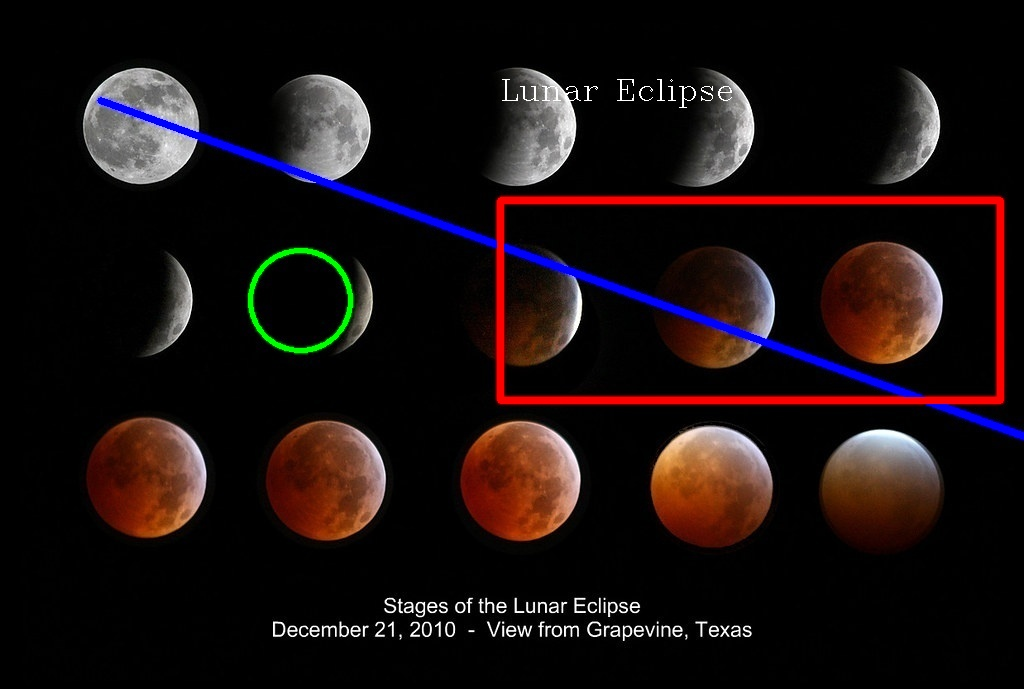
#> input picture Lecture 12/image/lunar_eclipse.jpg, 1024 x 689 px, found by its file name
$ python edge.py
#> lines starting #> are read from the running program, lines starting #| are printed output that depends on the picture; after the words box and inside, x2 and y2 are one past the last pixel; in counts of white or black regions, pixels touching at a corner belong together
import cv2

image = cv2.imread('/Users/eedo_y/OpenSource/Lecture 12/image/lunar_eclipse.jpg')
#> image is the input picture: shape (689, 1024, 3); mean B, G, R 16.4, 16.4, 26.3
gray = cv2.cvtColor(image,cv2.COLOR_BGR2GRAY)
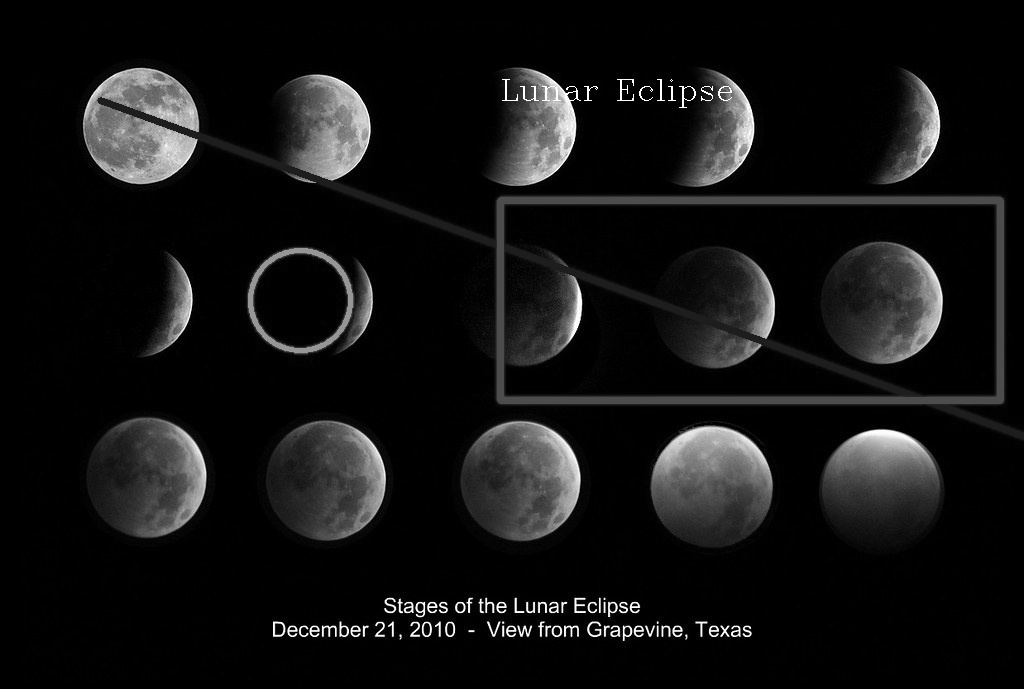
#> gray: shape (689, 1024); min 0, max 255, mean 19.3
canny = cv2.Canny(image,100,200)
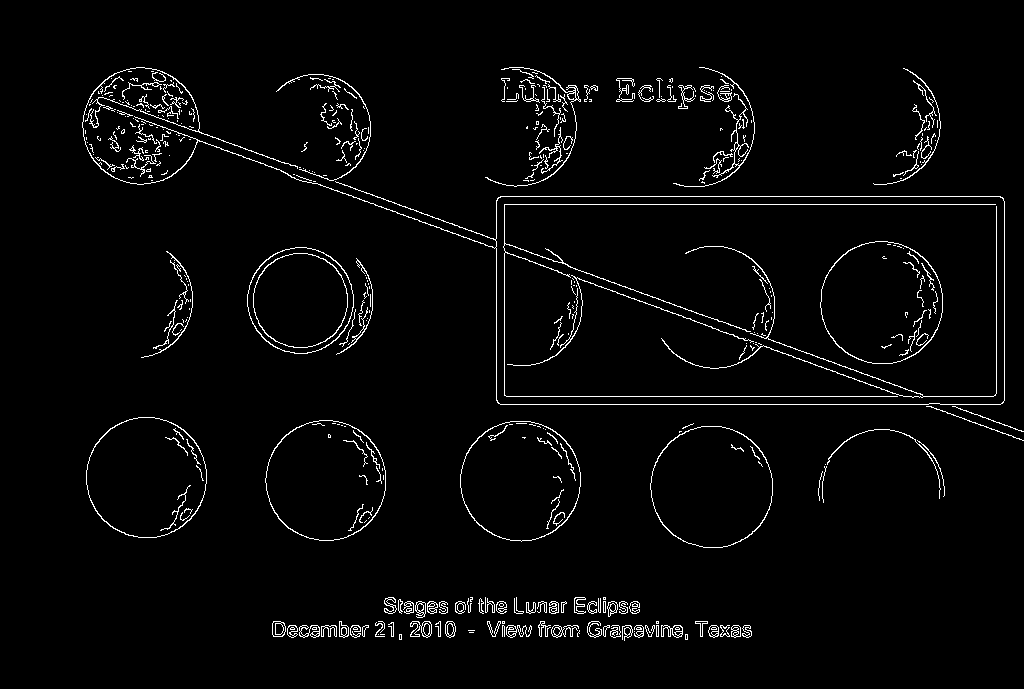
#> canny: shape (689, 1024); 2.8% white in thin lines or dots, all inside (x1, y1, x2, y2) = (82, 67, 1024, 641)

cv2.imshow("Image",image)
cv2.imshow("Gray",gray)
cv2.imshow("Canny",canny)

cv2.waitKey()
cv2.destroyAllWindows()
